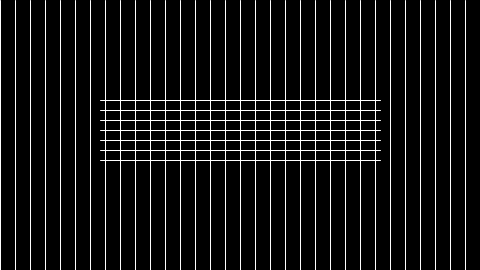
Frame 1 (no input)
Frame 60 (the mouse pressed at the canvas centre just before this capture): identical to frame 1, image omitted
Frame 120 (the mouse held since frame 60 and released just before this capture): identical to frame 1, image omitted

The Processing sketch that drew this single still picture (run headless with seeded random() and noise(); from frame 60 on, the mouse is pressed at the canvas centre):

// Processing sketch: VARIABLE_SCOPE_6_4
// ── VARIABLE_SCOPE_6_4.pde
//variable scope
//usually our processing sketches have setup and draw.
//what if we needed a variable called x that was a float. We usually put it at the top.

//When we are talking about when we talk about variable scope?
//We are talking about what happens when we start to declare (not use, but give a name and type) somewhere else in our code?

//What happens if we declare them in draw, or setup, or inside a conditional statement?

//When we declare a variable at the start (top) of our program, meaning outside of setup and draw, we refer to it as a GLOBAL variable.
//Meaning we can use it anywhere in our program. It's global. We can say x at any point in our code and it's this variable x.

//If we happen to declare a variable somewhere else, it is only usable in that block of code. It is referred to as a local variable.
//A variable decalred inside setup is referred to as local. Meaning it is local only to the setup function. The rest of the program knows nothing about it. 
//So we can use that variable anywhere we want in setup, but we can't use it in draw because it doesn't exist in draw.

//So, what is a variable's SCOPE?
//You have to look at the curly brackets within which you have declared your variables.
//The curcly brackets inside which you have declared a variable is the only place you can use that variable.
//That goes for all blocks of code, setup, draw, a conditional statement, a loop, other types of curly bracket things (blocks of code), like functions or objects, etc.

//If we don't need a variable everywhere, why declare it as global?


//Let's look at an example.

// Example 6-7: Local variables

void setup() {
  size(480, 270);
  // x is not available! It is local to the draw() block of code.
}

void draw() {
  background(0);
  int x = 0;
  // x is available! Since it is declared within the draw() block of code, it is available here. 
  // Notice, however, that it is not available inside draw() above where it is declared. 
  // Also, it is available inside the while block of code because while is inside of draw().
  while (x < width) {
    stroke(255);
    line(x,0,x,height);
    x += 15;
  }
  
  for(float y=100;y<height-100;y+=10){
    line(100,y,width-100,y);
  }
}

void mousePressed() {
  // x is not available! It is local to the draw( ) block of code.
  println( " The mouse was pressed! " );
}
